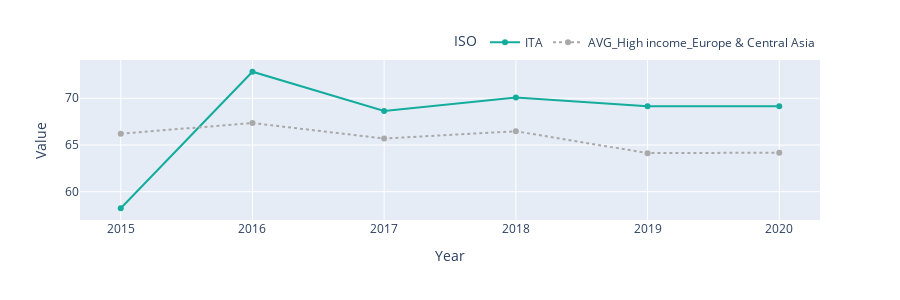

The code cell stored with this chart in its notebook:
### Markdown cell above
# Trends

### Code cell
ISO = 'ITA'

REF = 'AVG_' + "_".join(data[data.ISO == ISO][["IncomeLevel", 'Region']].drop_duplicates().values[0].tolist())

df = data[(data.ISO.isin([ISO, REF])) & (data.Aggregation == 'Index')]
df = df.round(2)
fig = px.line(df,
              x='Year',
              y='Value',
              color='ISO',
              line_dash='ISO',
              color_discrete_map={ISO: '#14ac9c', REF:'darkgrey'},
              height=300,
             hover_data={'ISO': False, 'Year': False})
fig.for_each_annotation(lambda a: a.update(text=a.text.split("=")[-1]))
fig.update_yaxes(visible=True, fixedrange=True)
fig.update_traces(mode='lines+markers')
fig.update_layout(legend=dict(
    orientation="h",
    yanchor="bottom",
    y=1.02,
    xanchor="right",
    x=1
))
fig.update_layout(hovermode="x unified")

### Figure 1 — Plotly figure (JSON) as saved in the notebook; plotly's stock layout.template omitted (floating-point values rounded to 4 significant figures)
{"data": [{"customdata": [["ITA", 2015], ["ITA", 2016], ["ITA", 2017], ["ITA", 2018], ["ITA", 2019], ["ITA", 2020]], "hovertemplate": "Value=%{y}<extra></extra>", "legendgroup": "ITA", "line": {"color": "#14ac9c", "dash": "solid"}, "mode": "lines+markers", "name": "ITA", "orientation": "v", "showlegend": true, "type": "scatter", "x": [2015, 2016, 2017, 2018, 2019, 2020], "xaxis": "x", "y": [58.23, 72.84, 68.63, 70.09, 69.15, 69.15], "yaxis": "y"}, {"customdata": [["AVG_High income_Europe & Central Asia", 2015], ["AVG_High income_Europe & Central Asia", 2016], ["AVG_High income_Europe & Central Asia", 2017], ["AVG_High income_Europe & Central Asia", 2018], ["AVG_High income_Europe & Central Asia", 2019], ["AVG_High income_Europe & Central Asia", 2020]], "hovertemplate": "Value=%{y}<extra></extra>", "legendgroup": "AVG_High income_Europe & Central Asia", "line": {"color": "darkgrey", "dash": "dot"}, "mode": "lines+markers", "name": "AVG_High income_Europe & Central Asia", "orientation": "v", "showlegend": true, "type": "scatter", "x": [2015, 2016, 2017, 2018, 2019, 2020], "xaxis": "x", "y": [66.21, 67.35, 65.69, 66.47, 64.13, 64.18], "yaxis": "y"}], "layout": {"height": 300, "hovermode": "x unified", "legend": {"orientation": "h", "title": {"text": "ISO"}, "tracegroupgap": 0, "x": 1, "xanchor": "right", "y": 1.02, "yanchor": "bottom"}, "margin": {"t": 60}, "xaxis": {"anchor": "y", "domain": [0, 1], "title": {"text": "Year"}}, "yaxis": {"anchor": "x", "domain": [0, 1], "fixedrange": true, "title": {"text": "Value"}, "visible": true}}}
